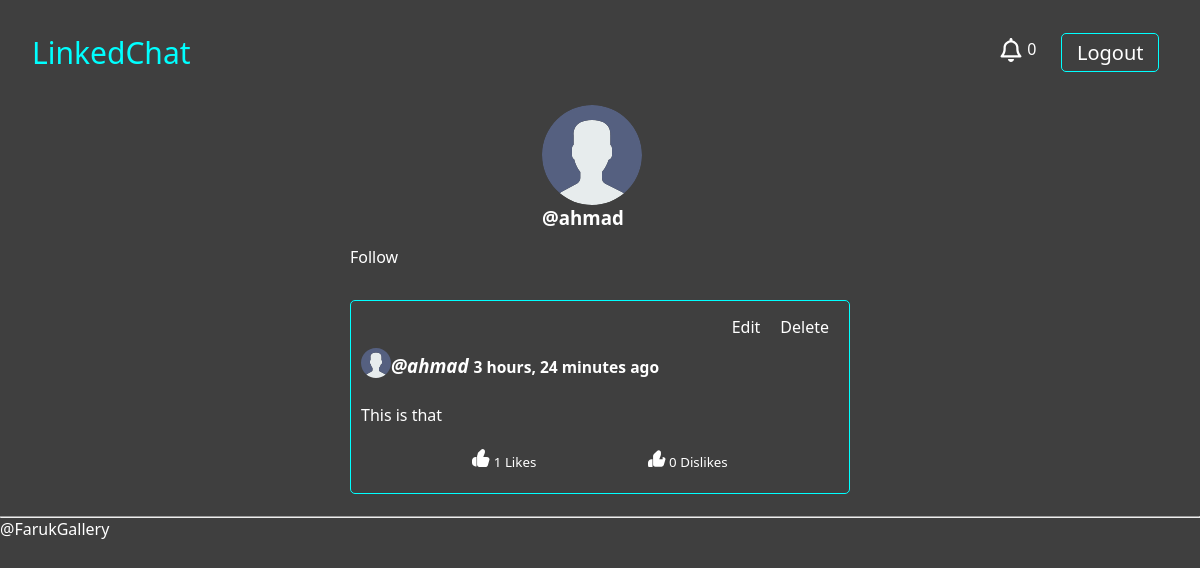
Screenshot of /profile/4/ (signed in) with the database file from the repository.
### base/models.py (models this page shows)
class UserProfile(models.Model):
  user = models.OneToOneField(User, verbose_name='user', related_name='profile', on_delete=models.CASCADE)
  name = models.CharField(max_length=100, null=True, blank=True)
  location = models.CharField(max_length=50, null=True, blank=True)
  birth_date = models.DateField(default=timezone.now, null=True, blank=True)
  bio = models.TextField(max_length=200, null=True, blank=True)
  picture = models.ImageField(default='avatar.svg', null=True)
  followers = models.ManyToManyField(User, related_name='followers', blank=True)

class Post(models.Model):
  body = models.TextField()
  author = models.ForeignKey(User, on_delete=models.CASCADE)
  created = models.DateTimeField(default=timezone.now)
  likes = models.ManyToManyField(User, related_name='likes', blank=True)
  dislikes = models.ManyToManyField(User, related_name='dislikes', blank=True)
  class Meta:
    ordering = ['-created']
  def __str__(self):
    return self.body

### base/views.py (the view)
# urls.py: path('profile/<str:pk>/', Profile.as_view(), name='profile'),
class Profile(View):
   def get(self, request, pk, *args, **kwargs):
      profile = UserProfile.objects.get(pk=pk)
      user = profile.user
      posts = Post.objects.filter(author=user)
      followers = profile.followers.all()
      number_of_followers = len(followers)
      is_following = False
      for follower in followers:
         if followers == request.user:
            is_following = True
         is_following = True
      context = {
         'profile': profile,
         'user': user,
         'posts': posts,
         'followers': followers,
         'number_of_followers': number_of_followers,
         'is_following': is_following
      }
      return render(request, 'base/profile.html', context)

### base/templatetags/custom_tags.py (called while the page is built)
@register.inclusion_tag('base/show_notifications.html', takes_context=True)
def show_notifications(context):
  request_user = context['request'].user
  notifications = Notification.objects.filter(to_user=request_user).exclude(user_has_seen=True).order_by('-date')
  return {'notifications': notifications}

### base/templates/base/profile.html (shortened to what this page needs)
{% extends 'main.html' %}
{% block content %}
<div class="profile-container">
  <div class="profile-control">
    <div class="profile-info">
      <a href="#"><img class="profile-picture" src="{{ profile.picture.url }}" alt="profile picture"></a>
      <h3>@{{ profile.user.username }}</h3>
    </div>
    {% if request.user == profile.user %}
    <a class="profile-edit" href="{% url 'profile-edit' profile.pk %}">Edit Profile</a>
    {% else %}
    <form action="" method="POST">
      {% if is_following %}
        <a href="{% url 'unfollow' profile.pk %}">UnFollow</a>
      {% else %}
      <a href="{% url 'follow' profile.pk %}">Follow</a>
      {% endif %}
    </form>
    {% endif %}
    <div class="profile-container">
      <div class="profile-user-posts">
       {% include 'base/posts_component.html' %}
      </div>
    </div>
  </div>
</div>
{% endblock content %}

### base/templates/base/posts_component.html (shortened to what this page needs)
{% load widget_tweaks %}
{% load static %}
{% for post in posts %}
<div class="posts-container">
    <div class="update-delete-btn">
      <a href="{% url 'edit-post' post.id %}">Edit</a>
      <a href="{% url 'delete-post' post.id %}">Delete</a>
    </div>
    <div class="post-user-info">
      <a href="{{post.author.profile.picture.url}}"><img src="{{post.author.profile.picture.url}}" class="rounded-circle post-img" height="30" width="30"></a>
      <a href="{% url 'profile' post.author.id %}">
        <h3>{{ post.author.name }} <i>@{{ post.author.username }}</i>
          <small>
          {{ post.created|timesince}} ago
        </small>
      </h3>
      </a>
    </div>
    <br>
    <p><a class="post-content" href="{% url 'post-detail' post.id %}">{{ post }}</a></p>
    <div class="post-engagement-icons">
      <form action="{% url 'like' post.id %}" method="POST">
       <button style="background-color: transparent; border: none;">
        <img src="{% static 'images/like.svg' %}" alt="">
        <span style="color: #fff;"><span>{{ post.likes.all.count }}</span> Likes</span>
      </button>
      </form>
      <form action="{% url 'dislike' post.id %}" method="POST">
        <button style="background-color: transparent; border: none;">
          <img src="{% static 'images/dislike.svg' %}" alt="">
          <span style="color: #fff;"><span>{{ post.dislikes.all.count }}</span> Dislikes</span>
        </button>
      </form>
    </div>
</div>
{% endfor %}

### static/css/main.css (style rules this page uses)
* { box-sizing: border-box; padding: 0; margin: 0; font-family: 'Segoe UI', Tahoma, Geneva, Verdana, sans-serif; }
body { background-color: #3f3f3f; color: #ffff; }
a { text-decoration: none; color: #ffff; }
.posts-container { width: 500px; min-height: 5rem; margin-top: 2rem; padding: 5px 10px; border: 1px solid #00FFFF; border-width: 1px; border-style: solid; border-radius: 5px; }
.update-delete-btn { display: flex; justify-content: end; align-items: center; }
.update-delete-btn a { padding: 10px; }
.post-user-info { display: flex; align-items: center; vertical-align: center; }
.post-content { display: block; line-height: 20px; }
.post-engagement-icons { display: flex; justify-content: space-evenly; align-items: center; vertical-align: top; margin-top: 1.5rem; margin-bottom: 1rem; }
.profile-container { display: flex; justify-content: center; align-items: center; }
.profile-control { display: block; }
.profile-info { display: block; margin-left: 12rem; margin-bottom: 1rem; }
.profile-picture { display: block; width: 100px; height: 100px; border-radius: 50%; }

### rows the page displays
UserProfile: picture (placeholder picture), user.username "ahmad"
Post: author.profile.picture (placeholder picture), author.username "ahmad", created "3 hours, 24 minutes", body "This is that", likes.all.count "1", dislikes.all.count "0"

### other values shown
{{ notifications.count }} "0"
